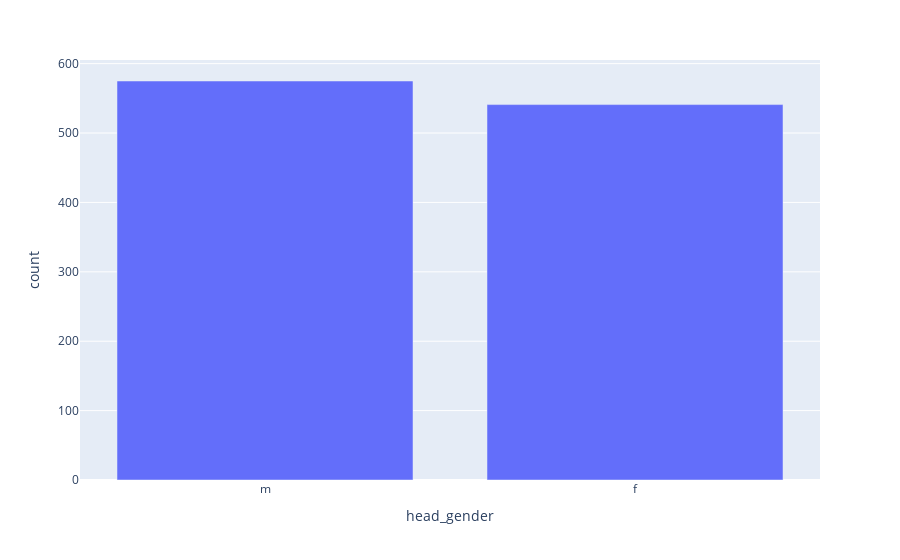

The code cell stored with this chart in its notebook:
### Code cell
fig = px.bar(data["head_gender"].value_counts().reset_index().rename(columns={"head_gender": "count", "index": "head_gender"}), x="head_gender", y="count")
fig.show()

### Figure 1 — Plotly figure (JSON) as saved in the notebook; plotly's stock layout.template omitted (floating-point values rounded to 4 significant figures)
{"data": [{"alignmentgroup": "True", "hovertemplate": "head_gender=%{x}<br>count=%{y}<extra></extra>", "legendgroup": "", "marker": {"color": "#636efa", "pattern": {"shape": ""}}, "name": "", "offsetgroup": "", "orientation": "v", "showlegend": false, "textposition": "auto", "type": "bar", "x": ["m", "f"], "xaxis": "x", "y": [575, 541], "yaxis": "y"}], "layout": {"barmode": "relative", "legend": {"tracegroupgap": 0}, "margin": {"t": 60}, "xaxis": {"anchor": "y", "domain": [0, 1], "title": {"text": "head_gender"}}, "yaxis": {"anchor": "x", "domain": [0, 1], "title": {"text": "count"}}}}
